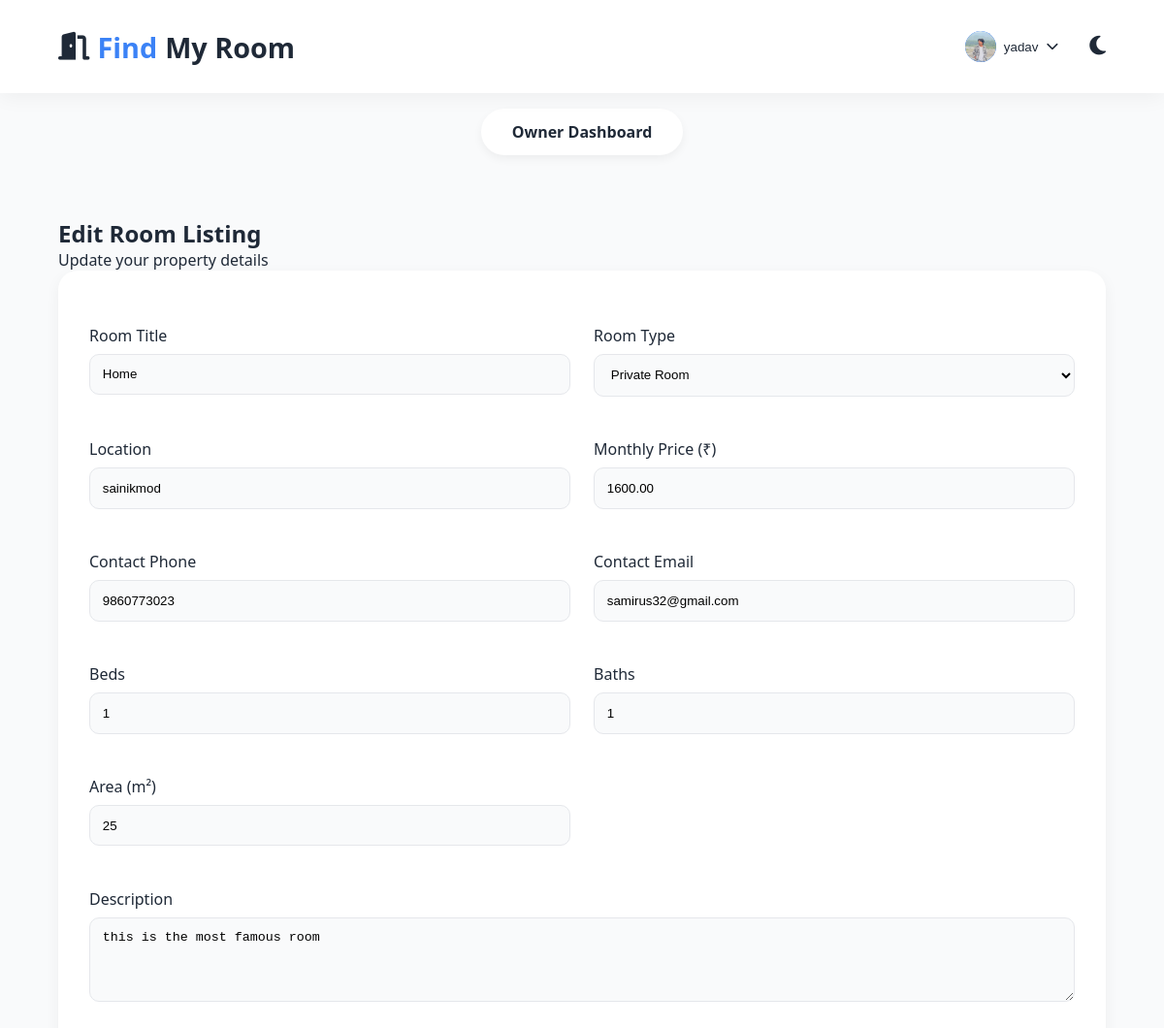
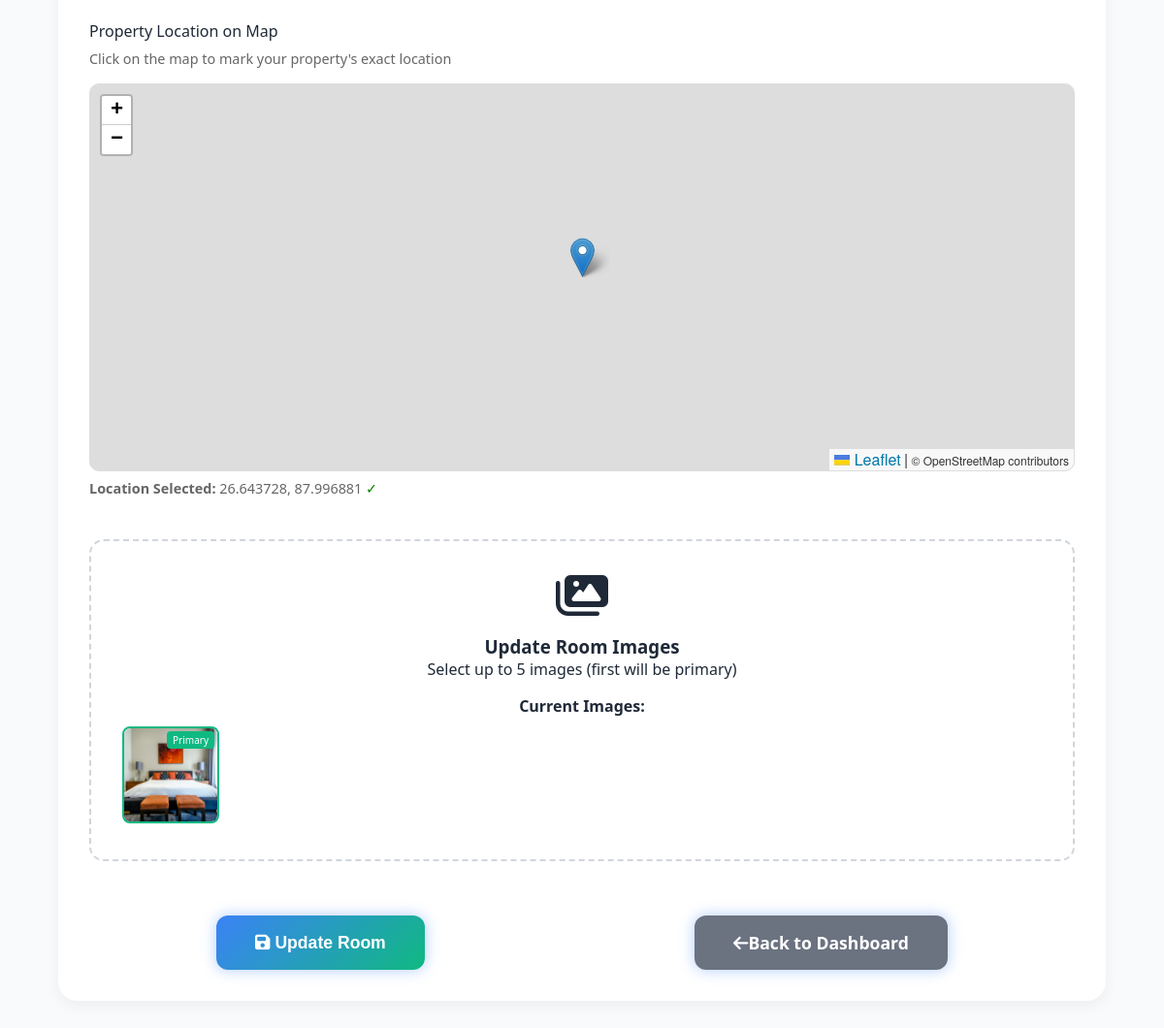
The page /edit-room/22/ (signed in) on the database its author committed (2 pictures, top to bottom).
### started/models.py (models this page shows, shortened)
class UserProfile(models.Model):
    user = models.OneToOneField(User, on_delete=models.CASCADE)
    profile_image = models.ImageField(upload_to='profiles/', blank=True, null=True)
    phone_number = models.CharField(max_length=20, blank=True, null=True)
    bio = models.TextField(max_length=500, blank=True, null=True)
    reset_pin = models.CharField(max_length=6, blank=True, null=True)
    pin_created_at = models.DateTimeField(blank=True, null=True)

class Room(models.Model):
    ROOM_TYPE_CHOICES = [
        ('private', 'Private Room'),      # Single occupancy room
        ('2BHK', '2BHK'),        # Shared with roommates
        ('3BHK', '3BHK'),   # Small apartment
        ('apartment', 'Full Apartment'),  # Complete apartment
        ('house', 'House'),              # Entire house
    ]
    title = models.CharField(max_length=200)  # Property title/name
    room_type = models.CharField(max_length=20, choices=ROOM_TYPE_CHOICES)
    location = models.CharField(max_length=200)  # Address/area
    price = models.DecimalField(max_digits=10, decimal_places=2)
    description = models.TextField()
    contact_phone = models.CharField(max_length=20)
    contact_email = models.EmailField()
    area_m2 = models.IntegerField(default=25)    # Size in square meters
    beds = models.IntegerField(default=1)        # Number of bedrooms
    baths = models.IntegerField(default=1)       # Number of bathrooms
    latitude = models.DecimalField(max_digits=17, decimal_places=8, null=True, blank=True)
    longitude = models.DecimalField(max_digits=17, decimal_places=8, null=True, blank=True)
    image = models.ImageField(upload_to='rooms/', blank=True, null=True)
    owner = models.ForeignKey('Owner', on_delete=models.CASCADE)
    created_at = models.DateTimeField(auto_now_add=True)
    class Meta:
        ordering = ['-created_at']

class RoomImage(models.Model):
    room = models.ForeignKey(Room, on_delete=models.CASCADE, related_name='images')
    image = models.ImageField(upload_to='room_images/')
    is_primary = models.BooleanField(default=False)
    created_at = models.DateTimeField(auto_now_add=True)
    class Meta:
        ordering = ['-is_primary', 'created_at']

### started/views.py (the view)
# urls.py: path('edit-room/<int:room_id>/', views.edit_room, name='edit_room'),
@login_required
def edit_room(request, room_id):
    try:
        owner = request.user.owner
    except Owner.DoesNotExist:
        messages.error(request, 'Access denied. Owner account required.')
        return redirect('login')
    room = get_object_or_404(Room, id=room_id, owner=owner)
    if request.method == 'POST':
        form = RoomForm(request.POST, request.FILES, instance=room)
        if form.is_valid():
            room = form.save()
            images = request.FILES.getlist('room_images')
            if images:
                room.images.all().delete()
                for i, image in enumerate(images[:5]):  # Limit to 5 images
                    RoomImage.objects.create(
                        room=room,
                        image=image,
                        is_primary=(i == 0)  # First image is primary
                    )
            messages.success(request, 'Room updated successfully!')
            return redirect('owner_dashboard')
    else:
        form = RoomForm(instance=room)
    return render(request, 'started/edit_room.html', {'form': form, 'room': room})

### started/templates/started/edit_room.html (shortened to what this page needs)
{% extends 'started/base.html' %}
{% block content %}
<div class="dashboard active">
    <div class="owner-container">
        <main class="owner-main">
            <h2>Edit Room Listing</h2>
            <p>Update your property details</p>
            <div class="add-room-form">
                <form method="POST" enctype="multipart/form-data">
                    <div class="form-grid">
                        <div class="form-group">
                            <label for="{{ form.title.id_for_label }}">Room Title</label>
                            {{ form.title }}
                        </div>
                        <div class="form-group">
                            <label for="{{ form.room_type.id_for_label }}">Room Type</label>
                            {{ form.room_type }}
                        </div>
                        <div class="form-group">
                            <label for="{{ form.location.id_for_label }}">Location</label>
                            {{ form.location }}
                        </div>
                        <div class="form-group">
                            <label for="{{ form.price.id_for_label }}">Monthly Price (₹)</label>
                            {{ form.price }}
                        </div>
                        <div class="form-group">
                            <label for="{{ form.contact_phone.id_for_label }}">Contact Phone</label>
                            {{ form.contact_phone }}
                        </div>
                        <div class="form-group">
                            <label for="{{ form.contact_email.id_for_label }}">Contact Email</label>
                            {{ form.contact_email }}
                        </div>
                        <div class="form-group">
                            <label for="{{ form.beds.id_for_label }}">Beds</label>
                            {{ form.beds }}
                        </div>
                        <div class="form-group">
                            <label for="{{ form.baths.id_for_label }}">Baths</label>
                            {{ form.baths }}
                        </div>
                        <div class="form-group">
                            <label for="{{ form.area_m2.id_for_label }}">Area (m²)</label>
                            {{ form.area_m2 }}
                        </div>
                        <div class="form-group" style="grid-column: 1 / -1;">
                            <label for="{{ form.description.id_for_label }}">Description</label>
                            {{ form.description }}
                        </div>
                        <div class="form-group" style="grid-column: 1 / -1;">
                            <label>Property Location on Map</label>
                            <p style="font-size: 0.9rem; color: #666; margin-bottom: 1rem;">Click on the map to mark your property's exact location</p>
                            <div id="editLocationMap" style="height: 400px; width: 100%; border-radius: 10px; border: 1px solid #ddd;"></div>
                            <div id="editSelectedLocation" style="margin-top: 0.5rem; font-size: 0.9rem; color: #666;"></div>
                        </div>
                        <div class="image-upload" style="grid-column: 1 / -1;">
                            <label for="room_images">
                                <i class="fas fa-images" style="font-size: 3rem; margin-bottom: 1rem;"></i>
                                <h3>Update Room Images</h3>
                                <p>Select up to 5 images (first will be primary)</p>
                            </label>
                            {% if room.images.exists %}
                                <div style="margin-top: 1rem;">
                                    <h4>Current Images:</h4>
                                    <div style="display: flex; gap: 10px; flex-wrap: wrap; margin-top: 10px;">
                                        {% for image in room.images.all %}
                                            <div style="position: relative;">
                                                {% if image.is_primary %}
                                                    <img src="{{ image.image.url }}" alt="Room image" style="width: 100px; height: 100px; object-fit: cover; border-radius: 8px; border: 2px solid #10b981;">
                                                    <span style="position: absolute; top: 5px; right: 5px; background: #10b981; color: white; padding: 2px 6px; border-radius: 4px; font-size: 10px;">Primary</span>
                                                {% else %}
                                                    <img src="{{ image.image.url }}" alt="Room image" style="width: 100px; height: 100px; object-fit: cover; border-radius: 8px; border: 2px solid #ddd;">
                                                {% endif %}
                                            </div>
                                        {% endfor %}
                                    </div>
                                </div>
                            {% endif %}
                        </div>
                    </div>
                    <div style="display: flex; gap: 1rem; justify-content: center; margin-top: 2rem;">
                        <button type="submit" class="add-room-btn">
                            <i class="fas fa-save"></i> Update Room
                        </button>
                        <a href="{% url 'owner_dashboard' %}" class="add-room-btn" style="background: #6b7280; text-decoration: none; display: inline-flex; align-items: center;">
                            <i class="fas fa-arrow-left"></i> Back to Dashboard
                        </a>
                    </div>
                </form>
            </div>
        </main>
    </div>
</div>
{% endblock %}

### started/templates/started/partials/header.html (shortened to what this page needs)
<header class="header">
    <div class="logo">
        <a href="{% url 'home' %}" style="color: inherit; text-decoration: none; display: flex; align-items: center; gap: 8px;">
            <i class="fas fa-door-open"></i>
            <span>Find</span>My Room
        </a>
    </div>
    <div class="header-actions">
        {% if user.is_authenticated %}
            <div class="profile-dropdown" style="display: block !important;">
                <button class="profile-btn" id="profileBtn">
                    <div class="profile-avatar">
                        {% if user.userprofile.profile_image %}
                            <img src="{{ user.userprofile.profile_image.url }}" alt="{{ user.username }}">
                        {% else %}
                            <i class="fas fa-user"></i>
                        {% endif %}
                    </div>
                    <span>{{ user.username }}</span>
                    <i class="fas fa-chevron-down"></i>
                </button>
            </div>
        {% endif %}
        <button class="theme-toggle" id="themeToggle">
            <i class="fas fa-moon"></i>
        </button>
    </div>
</header>
{% if user.is_authenticated and request.resolver_match.url_name != 'login' and request.resolver_match.url_name != 'register' and request.resolver_match.url_name != 'profile_settings' and request.resolver_match.url_name != 'home' %}
<div class="dashboard-tabs">
    {% if user.owner %}
        <a href="{% url 'owner_dashboard' %}" class="tab-btn {% if request.resolver_match.url_name == 'owner_dashboard' %}active{% endif %}">Owner Dashboard</a>
    {% endif %}
</div>
{% endif %}

### started/static/started/css/main.css (style rules this page uses)
:root { --light-bg: #f9fafb; --light-card: #ffffff; --light-text: #1f2937; --light-accent: #3B82F6; --light-secondary: #10B981; --dark-bg: #0f172a; --dark-card: #1e293b; --dark-text: #f1f5f9; --dark-accent: #38bdf8; --dark-secondary: #4ade80; --transition: all 0.4s cubic-bezier(0.175, 0.885, 0.32, 1.1); }
* { margin: 0; padding: 0; box-sizing: border-box; transition: var(--transition); }
body { font-family: 'Segoe UI', system-ui, sans-serif; background-color: var(--light-bg); color: var(--light-text); min-height: 100vh; transition: background-color 0.5s ease, color 0.5s ease; }
.header { display: flex; justify-content: space-between; align-items: center; padding: 1.5rem 5%; background-color: var(--light-card); box-shadow: 0 4px 20px rgba(0, 0, 0, 0.05); position: sticky; top: 0; z-index: 100; }
.logo { font-size: 1.8rem; font-weight: 700; display: flex; align-items: center; gap: 0.5rem; }
.logo span { color: var(--light-accent); }
.theme-toggle { background: none; border: none; cursor: pointer; font-size: 1.4rem; color: var(--light-text); transition: transform 0.3s ease; }
.dashboard-tabs { display: flex; justify-content: center; margin: 1rem 0 2rem; gap: 1rem; }
.tab-btn { padding: 0.8rem 2rem; border: none; border-radius: 50px; background: var(--light-card); color: var(--light-text); font-weight: 600; cursor: pointer; box-shadow: 0 4px 10px rgba(0, 0, 0, 0.05); text-decoration: none; }
.dashboard { padding: 2rem 5%; }
.owner-container { display: flex; gap: 2rem; }
.owner-main { flex: 1; }
.add-room-form { background: var(--light-card); border-radius: 20px; padding: 2rem; box-shadow: 0 5px 15px rgba(0, 0, 0, 0.05); margin-bottom: 2rem; }
.form-grid { display: grid; grid-template-columns: repeat(2, 1fr); gap: 1.5rem; margin-top: 1.5rem; }
.form-group { margin-bottom: 1.2rem; }
.form-group label { display: block; margin-bottom: 0.5rem; font-weight: 500; }
.form-group input, .form-group select, .form-group textarea { width: 100%; padding: 0.8rem; border: 1px solid #e5e7eb; border-radius: 10px; background: var(--light-bg); }
.image-upload { border: 2px dashed #d1d5db; border-radius: 15px; padding: 2rem; text-align: center; cursor: pointer; grid-column: span 2; }
.add-room-btn { padding: 1rem 2.5rem; border: none; border-radius: 12px; background: linear-gradient(135deg, var(--light-accent), var(--light-secondary)); color: white; font-weight: 600; font-size: 1.1rem; cursor: pointer; display: block; margin: 1.5rem auto 0; box-shadow: 0 0 15px rgba(59, 130, 246, 0.4); transition: var(--transition); }
.header-actions { display: flex; align-items: center; gap: 1rem; position: relative; }
.profile-dropdown { position: relative; display: block !important; }
.profile-btn { display: flex !important; align-items: center; gap: 0.5rem; padding: 0.5rem 1rem; background: none; border: none; border-radius: 8px; color: var(--light-text); font-weight: 500; cursor: pointer; transition: all 0.3s ease; visibility: visible !important; }
.profile-btn i:last-child { font-size: 0.8rem; transition: transform 0.3s ease; }
.profile-avatar { width: 32px; height: 32px; border-radius: 50%; overflow: hidden; display: flex; align-items: center; justify-content: center; background: var(--light-accent) !important; color: white !important; position: relative; }
.profile-avatar img { width: 100%; height: 100%; object-fit: cover; border-radius: 50%; }
.profile-btn { background: none !important; color: var(--light-text) !important; }

### rows shown on the page
Room: title "Home", room_type "Private Room", location "sainikmod", price "1600.00", contact_phone "9860773023", contact_email "samirus32@gmail.com", beds "1", baths "1", area_m2 "25", description "this is the most famous room"
RoomImage: image (picture)

### other values the page prints
{{ user.username }} "yadav"
